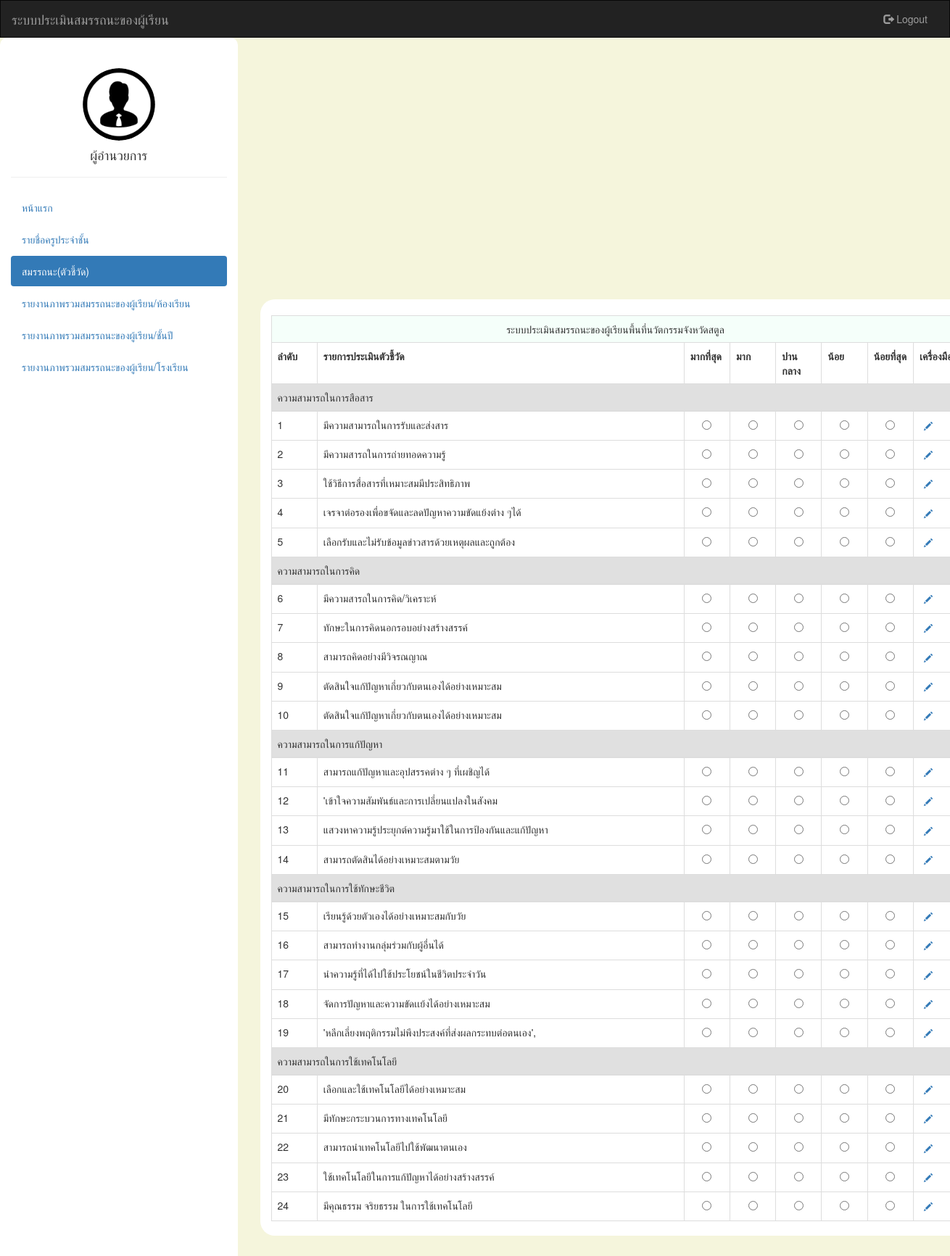
/director/capacity/form.php, run on the app's committed database.
### tables this page shows
CREATE TABLE `form_header` (
  `id_header` int(11) UNSIGNED NOT NULL,
  `name_header` varchar(200) NOT NULL
);

CREATE TABLE `form_question` (
  `id_queustion` int(11) NOT NULL,
  `question` text NOT NULL,
  `id_header` int(11) UNSIGNED NOT NULL
);

### director/capacity/form.php (the view, shortened to what this page needs)
<?php
require_once "../../config/db.php";
?>
<!DOCTYPE html>
<html lang="en">
<head>
    <link rel="stylesheet" href="https://maxcdn.bootstrapcdn.com/bootstrap/3.4.1/css/bootstrap.min.css">
    <link rel="stylesheet" href="../../style.css" type="text/css" />
    <link rel="stylesheet" href="../../newstyle.css" type="text/css" />
</head>
<body style="background-color: #F5F5DC;">
    <nav class="navbar navbar-inverse">
        <div class="container-fluid">
            <div class="navbar-header">
                <a class="navbar-brand" href="#">ระบบประเมินสมรรถนะของผู้เรียน</a>
            </div>
            <div class="collapse navbar-collapse" id="myNavbar">
                <ul class="nav navbar-nav navbar-right">
                    <li><a href="../index.php"><span class="glyphicon glyphicon-log-out"></span> Logout</a></li>
                </ul>
            </div>
        </div>
    </nav>
    <div class="container-fluid">
        <div class="row content">
            <div class="col-sm-3 sidenav">
                <div align="center"><br>
                    <img src="../../images/icon2.png" height="100" class="img-circle" alt="Cinque Terre">
                </div>
                <div align="center">
                    <h4 class="mt-4">ผู้อำนวยการ <?php echo $row['firstname'] . ' ' . $row['lastname']; ?></h4>
                </div>
                <hr>
                <ul class="nav nav-pills nav-stacked">
                    <li><a href="../director.php">หน้าแรก</a></li>
                    <li><a href="../teacher.php">รายชื่อครูประจำชั้น</a></li>
                    <li class="active"><a href="form.php">สมรรถนะ(ตัวชี้วัด)</a></li>
                    <li><a href="../result/result.php">รายงานภาพรวมสมรรถนะของผู้เรียน/ห้องเรียน</a></li>
                    <li><a href="../resultclass/result.php">รายงานภาพรวมสมรรถนะของผู้เรียน/ชั้นปี</a></li>
                    <li><a href="../resultschool.php">รายงานภาพรวมสมรรถนะของผู้เรียน/โรงเรียน</a></li>
                </ul><br>
            </div><br>
            <div class="container">
                <div class=" col-sm-15 col-sm-offset-0">
                    <table class="table  table-bordered">
                        <tr bgcolor="#F5FFFA">
                            <td colspan="10" align="center">ระบบประเมินสมรรถนะของผู้เรียนพื้นที่นวัตกรรมจังหวัดสตูล</td>
                        </tr><br>
                        <tr>
                            <th width="5%" scope="col">ลำดับ</th>
                            <th width="40%" scope="col">รายการประเมินตัวชี้วัด</th>
                            <th width="5%" scope="col">มากที่สุด</th>
                            <th width="5%" scope="col">มาก</th>
                            <th width="5%" scope="col">ปานกลาง</th>
                            <th width="5%" scope="col">น้อย</th>
                            <th width="5%" scope="col">น้อยที่สุด</th>
                            <th width="5%" scope="col">เครื่องมือ</th>
                        </tr>
                        <?php
                        $index = 1;
                        $select_stmt = $conn->prepare("SELECT * FROM form_header");
                        $select_stmt->execute();
                        $data1 = $select_stmt->fetchAll();
                        foreach ($data1 as $h) {
                            $id_header = $h["id_header"];
                        ?>
                            <tr>
                                <td BGCOLOR=#E0E0E0 COLSPAN='8'><?php echo $h["name_header"]; ?></td>
                            </tr>
                            <tbody>
                                <?php
                                $index_h = $index;
                                $select_stmt = $conn->prepare("SELECT * FROM form_question WHERE id_header = '$id_header'");
                                $select_stmt->execute();
                                $data = $select_stmt->fetchAll();
                                if (!$data) {
                                    echo "ไม่มี";
                                } else {
                                    foreach ($data as $a) {
                                        $index++;
                                ?>
                                        <tr>
                                            <td><?= $index_h++;
                                                ["id_queustion"]; ?></td>
                                            <td><?php echo $a["question"]; ?></td>
                                            <td width="5%" align="center"><input name="radionNo<?= $a['id_queustion']; ?>" id="radionNo1<?= $i; ?>_1" type="radio" value="5" required="required" /></td>
                                            <td width="5%" align="center"><input name="radionNo<?= $a['id_queustion']; ?>" id="radionNo2<?= $i; ?>_2" type="radio" value="4"></td>
                                            <td width="5%" align="center"><input name="radionNo<?= $a['id_queustion']; ?>" id="radionNo3<?= $i; ?>_3" type="radio" value="3"></td>
                                            <td width="5%" align="center"><input name="radionNo<?= $a['id_queustion']; ?>" id="radionNo4<?= $i; ?>_4" type="radio" value="2"></td>
                                            <td width="5%" align="center"><input name="radionNo<?= $a['id_queustion']; ?>" id="radionNo5<?= $i; ?>_5" type="radio" value="1"></td>
                                            <td>
                                                <a href="edit.php?id_queustion=<?= $a['id_queustion']; ?>" title="Edit Data" class="btn btn-dark btn-xs" data-toggle="modal" data-target="#myModal"><span class="glyphicon glyphicon-pencil" aria-hidden="true"></span></a>
                                        </tr>
                                        <?
                                        $i++;
                                        ?>
                                <?php
                                    }
                                }
                                ?>
                            <?php
                        }
                            ?>
                            </tbody>
                    </table>
                </div>
            </div>
        </div>
    </div>
</body>

### style.css (style rules this page uses)
body { line-height: 22px; margin: 0; -webkit-font-smoothing: antialiased !important; }
.container { background-color: #FFFFFF; width: 980px; position: absolute; top: 25%; left: 35%; margin-top: -100px; margin-left: -100px; }
.row.content { height: 1500px }
.sidenav { background-color: #FFFFFF; height: 100%; }

### newstyle.css (style rules this page uses)
body { line-height: 22px; margin: 0; -webkit-font-smoothing: antialiased !important; }
.container { background-color: #FFFFFF; border-radius: 20px; width: 980px; position: absolute; top: 25%; left: 35%; margin-top: -100px; margin-left: -100px; }
.navbar { margin-bottom: 0; border-radius: 0; }
.row.content { height: 2000px }
.sidenav { border-radius: 10px; padding-top: 20px; background-color: #ffffff; height: 100%; }

### data on the page
form_header: name_header "ความสามารถในการสือสาร"
form_question: question "มีความสามารถในการรับและส่งสาร"
form_question: question "มีความสารถในการถ่ายทอดความรู้"
form_question: question "ใช้วิธีการสื่อสารที่เหมาะสมมีประสิทธิภาพ"
form_question: question "เจรจาต่อรองเพื่อขจัดและลดปัญหาความขัดแย้งต่าง ๆได้"
form_question: question "เลือกรับและไม่รับข้อมูลข่าวสารด้วยเหตุผลและถูกต้อง"
form_header: name_header "ความสามารถในการคิด"
form_question: question "มีความสารถในการคิด/วิเคราะห์"
form_question: question "ทักษะในการคิดนอกรอบอย่างสร้างสรรค์"
form_question: question "สามารถคิดอย่างมีวิจรณญาณ"
form_question: question "ตัดสินใจแก้ปัญหาเกี่ยวกับตนเองได้อย่างเหมาะสม"
form_question: question "ตัดสินใจแก้ปัญหาเกี่ยวกับตนเองได้อย่างเหมาะสม"
form_header: name_header "ความสามารถในการแก้ปัญหา"
form_question: question "สามารถแก้ปัญหาและอุปสรรคต่าง ๆ ที่เผชิญได้"
form_question: question "'เข้าใจความสัมพันธ์และการเปลี่ยนแปลงในสังคม"
form_question: question "แสวงหาความรู้ประยุกต์ความรู้มาใช้ในการป้องกันและแก้ปัญหา"
form_question: question "สามารถตัดสินได้อย่างเหมาะสมตามวัย"
form_header: name_header "ความสามารถในการใช้ทักษะชีวิต"
form_question: question "เรียนรู้ด้วยตัวเองได้อย่างเหมาะสมกับวัย"
form_question: question "สามารถทำงานกลุ่มร่วมกับผู้อื่นได้"
form_question: question "นำความรู้ที่ได้ไปใช้ประโยชน์ในชีวิตประจำวัน"
form_question: question "จัดการปัญหาและความขัดเเย้งได้อย่างเหมาะสม"
form_question: question "'หลีกเลี่ยงพฤติกรรมไม่พึงประสงค์ที่ส่งผลกระทบต่อตนเอง',"
form_header: name_header "ความสามารถในการใช้เทคโนโลยี"
form_question: question "เลือกและใช้เทคโนโลยีได้อย่างเหมาะสม"
form_question: question "มีทักษะกระบวนการทางเทคโนโลยี"
form_question: question "สามารถนำเทคโนโลยีไปใช้พัฒนาตนเอง"
form_question: question "ใช้เทคโนโลยีในการแก้ปัญหาได้อย่างสร้างสรรค์"
form_question: question "มีคุณธรรม จริยธรรม ในการใช้เทคโนโลยี"
